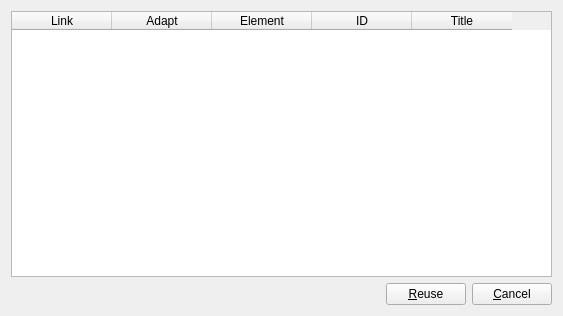
<?xml version="1.0" encoding="UTF-8"?>
<ui version="4.0">
 <class>DMReferencesDialog</class>
 <widget class="QDialog" name="DMReferencesDialog">
  <property name="geometry">
   <rect>
    <x>0</x>
    <y>0</y>
    <width>563</width>
    <height>316</height>
   </rect>
  </property>
  <property name="windowTitle">
   <string>Select Element for Reuse</string>
  </property>
  <layout class="QGridLayout">
   <item row="1" column="2">
    <widget class="QPushButton" name="cancelButton_">
     <property name="text">
      <string>&amp;Cancel</string>
     </property>
     <property name="shortcut">
      <string>Alt+C</string>
     </property>
     <property name="autoDefault">
      <bool>false</bool>
     </property>
    </widget>
   </item>
   <item row="1" column="0">
    <spacer name="Horizontal Spacing2">
     <property name="orientation">
      <enum>Qt::Horizontal</enum>
     </property>
     <property name="sizeType">
      <enum>QSizePolicy::Expanding</enum>
     </property>
     <property name="sizeHint" stdset="0">
      <size>
       <width>340</width>
       <height>20</height>
      </size>
     </property>
    </spacer>
   </item>
   <item row="1" column="1">
    <widget class="QPushButton" name="reuseButton_">
     <property name="toolTip">
      <string>Insert Link to Reference</string>
     </property>
     <property name="text">
      <string>&amp;Reuse</string>
     </property>
     <property name="shortcut">
      <string>Alt+R</string>
     </property>
     <property name="autoDefault">
      <bool>false</bool>
     </property>
    </widget>
   </item>
   <item row="0" column="0" colspan="3">
    <widget class="QTableWidget" name="tableView_">
     <column>
      <property name="text">
       <string>Link</string>
      </property>
     </column>
     <column>
      <property name="text">
       <string>Adapt</string>
      </property>
     </column>
     <column>
      <property name="text">
       <string>Element</string>
      </property>
     </column>
     <column>
      <property name="text">
       <string>ID</string>
      </property>
     </column>
     <column>
      <property name="text">
       <string>Title</string>
      </property>
     </column>
    </widget>
   </item>
  </layout>
 </widget>
 <layoutdefault spacing="6" margin="11"/>
 <pixmapfunction>qPixmapFromMimeSource</pixmapfunction>
 <tabstops>
  <tabstop>reuseButton_</tabstop>
  <tabstop>cancelButton_</tabstop>
 </tabstops>
 <resources/>
 <connections>
  <connection>
   <sender>reuseButton_</sender>
   <signal>clicked()</signal>
   <receiver>DMReferencesDialog</receiver>
   <slot>reuse()</slot>
   <hints>
    <hint type="sourcelabel">
     <x>20</x>
     <y>20</y>
    </hint>
    <hint type="destinationlabel">
     <x>20</x>
     <y>20</y>
    </hint>
   </hints>
  </connection>
  <connection>
   <sender>cancelButton_</sender>
   <signal>clicked()</signal>
   <receiver>DMReferencesDialog</receiver>
   <slot>reject()</slot>
   <hints>
    <hint type="sourcelabel">
     <x>20</x>
     <y>20</y>
    </hint>
    <hint type="destinationlabel">
     <x>20</x>
     <y>20</y>
    </hint>
   </hints>
  </connection>
 </connections>
</ui>
